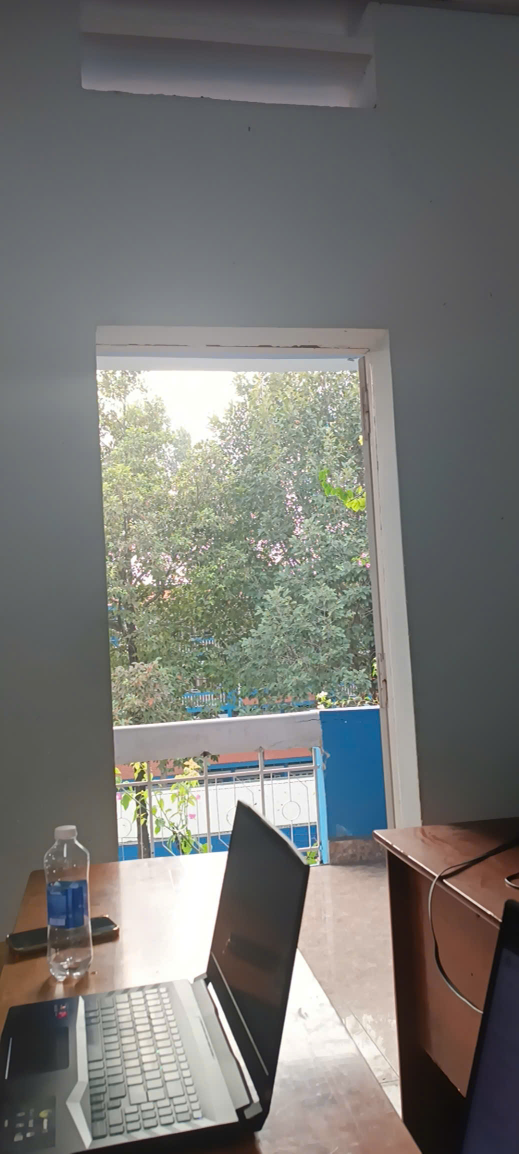
#> input picture HK2_Computer Vision/tim_bien/test2.jpg, 1038 x 2307 px (shown at 1/2 size)
$ python test.py
#> lines starting #> are read from the running program, lines starting #| are printed output that depends on the picture
import cv2
import matplotlib.pyplot as plt
img = cv2.imread('test2.jpg')
#> img is the input picture: shape (2307, 1038, 3); mean B, G, R 115.5, 118.5, 118.6
gray = cv2.cvtColor(img, cv2.COLOR_BGR2GRAY)
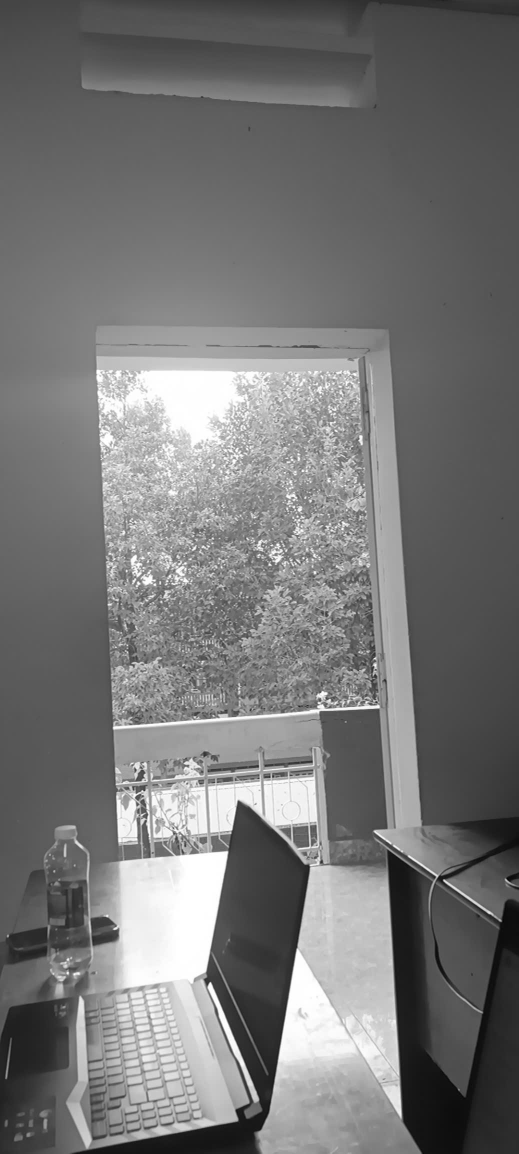
#> gray: shape (2307, 1038) (shown at 1/2 size); min 2, max 255, mean 118.2
print(img.shape)
#| (2307, 1038, 3)
print(gray.shape)
#| (2307, 1038)


plt.axis("off")
# Thay đổi kích thước theo tỷ lệ
scale_percent = 30  # Tỷ lệ 50%
width = int(img.shape[1] * scale_percent / 100)
#> width = 311
height = int(img.shape[0] * scale_percent / 100)
#> height = 692
dim = (width, height)
#> dim = (311, 692)
resized_img = cv2.resize(gray, dim, interpolation=cv2.INTER_AREA)
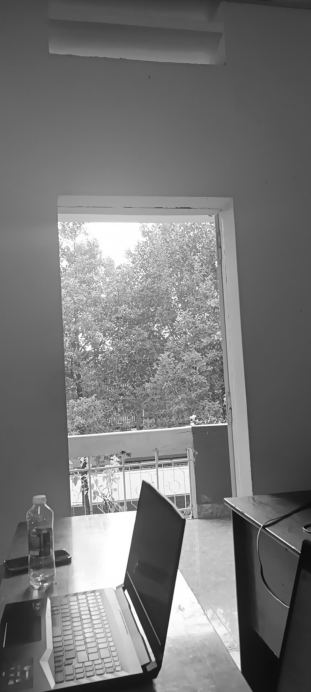
#> resized_img: shape (692, 311); min 10, max 255, mean 118.2
canny = cv2.Canny(img, 100, 200)
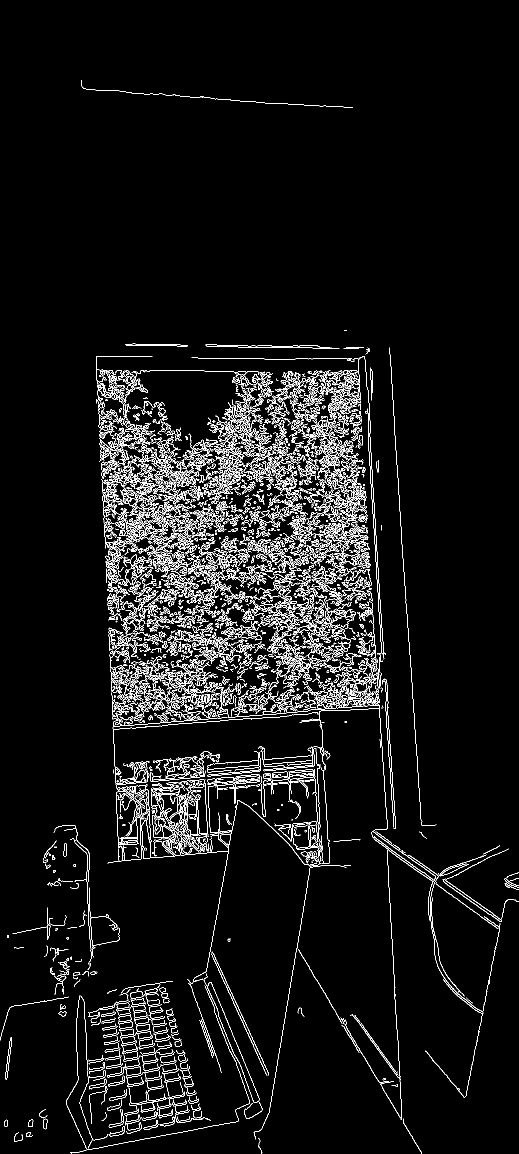
#> canny: shape (2307, 1038) (shown at 1/2 size); 5.3% white in thin lines or dots
# sobel = cv2.Sobel(resized_img, 100, 200)


plt.subplot(1, 3, 1)
plt.title("anh goc")
plt.imshow(cv2.cvtColor(img, cv2.COLOR_BGR2RGB))
# plt.imshow(img) # lech mau``
plt.axis("off")

plt.subplot(1, 3, 2)
plt.title("Gray")
plt.imshow(gray, cmap='gray')
plt.axis("off")

plt.subplot(1, 3, 3)
plt.title("Canny")
plt.imshow(canny, cmap='gray')
# plt.imshow(canny) # lech mau``
plt.axis("off")


plt.show()
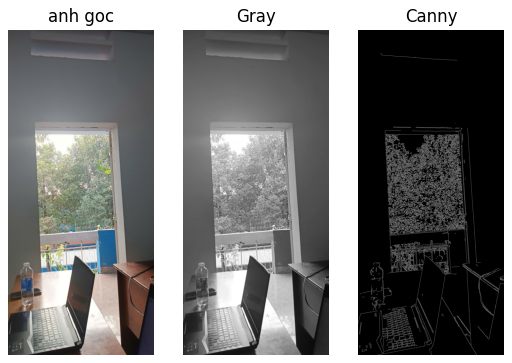
#> figure drawn by matplotlib, 3 panels

$ run again, with HK2_Computer Vision/tim_bien/test.jpg copied over HK2_Computer Vision/tim_bien/test2.jpg
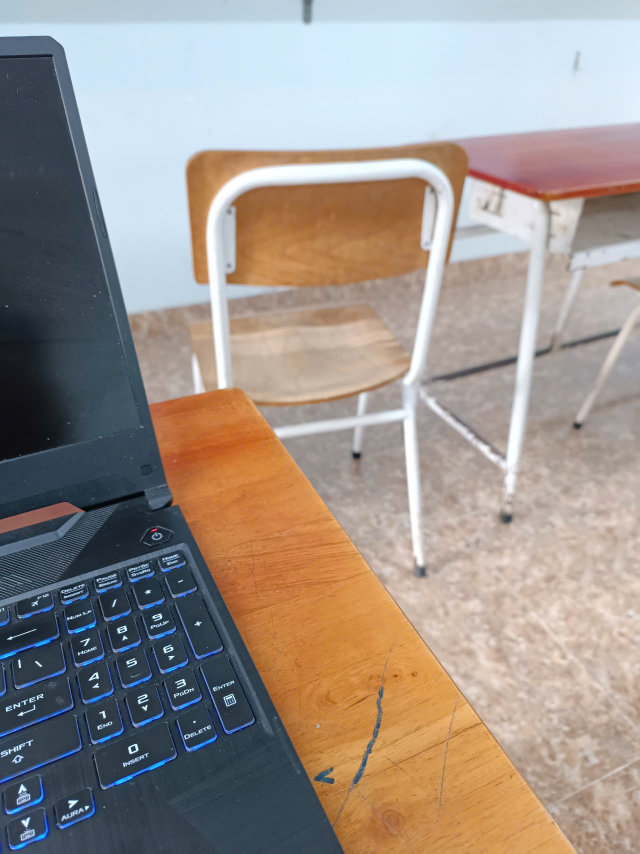
#> input picture HK2_Computer Vision/tim_bien/test.jpg, 1920 x 2560 px (shown at 1/3 size)
#> img is the input picture: shape (2560, 1920, 3); mean B, G, R 139.4, 146.4, 156.5
#| (2560, 1920, 3)
#| (2560, 1920)
#> `canny = cv2.Canny(img, 100, 200)`:
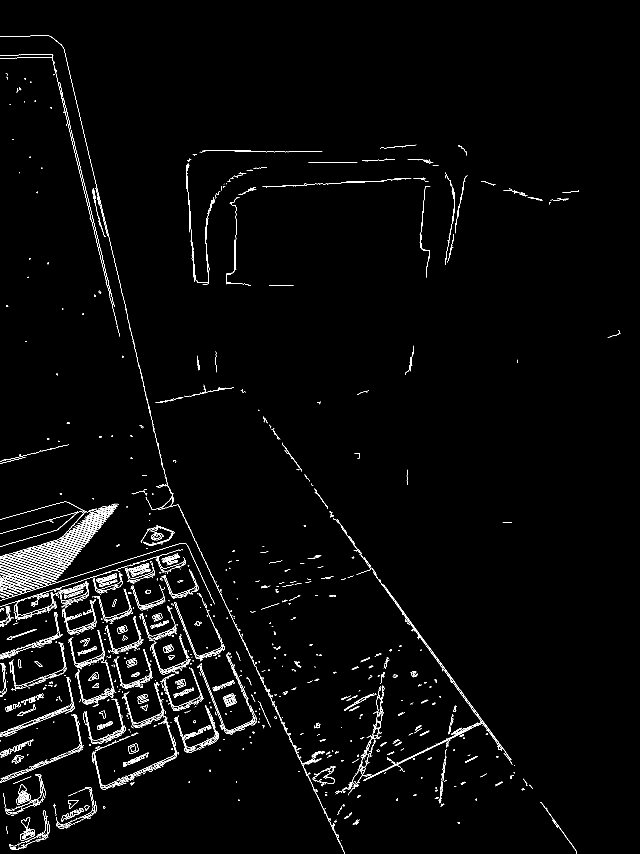
#> canny: shape (2560, 1920) (shown at 1/3 size); 1.6% white in thin lines or dots
#> `plt.show()`:
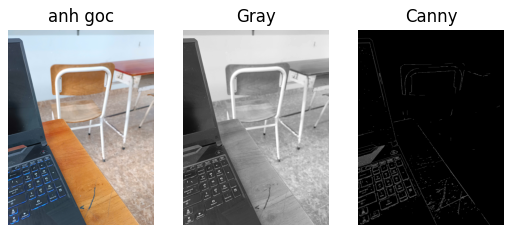
#> figure drawn by matplotlib, 3 panels
